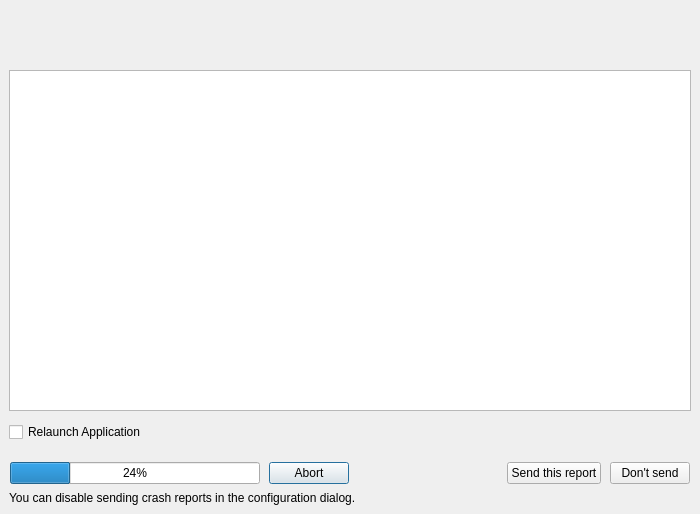
<?xml version="1.0" encoding="UTF-8"?>
<ui version="4.0">
 <class>CrashReporter</class>
 <widget class="QDialog" name="CrashReporter">
  <property name="windowModality">
   <enum>Qt::ApplicationModal</enum>
  </property>
  <property name="geometry">
   <rect>
    <x>0</x>
    <y>0</y>
    <width>700</width>
    <height>514</height>
   </rect>
  </property>
  <property name="sizePolicy">
   <sizepolicy hsizetype="Fixed" vsizetype="Fixed">
    <horstretch>0</horstretch>
    <verstretch>0</verstretch>
   </sizepolicy>
  </property>
  <property name="minimumSize">
   <size>
    <width>700</width>
    <height>0</height>
   </size>
  </property>
  <property name="windowTitle">
   <string>Tomahawk Crash Reporter</string>
  </property>
  <property name="modal">
   <bool>false</bool>
  </property>
  <layout class="QVBoxLayout">
   <property name="spacing">
    <number>6</number>
   </property>
   <property name="leftMargin">
    <number>9</number>
   </property>
   <property name="topMargin">
    <number>9</number>
   </property>
   <property name="rightMargin">
    <number>9</number>
   </property>
   <property name="bottomMargin">
    <number>9</number>
   </property>
   <item>
    <layout class="QHBoxLayout" name="hboxLayout">
     <property name="spacing">
      <number>12</number>
     </property>
     <property name="leftMargin">
      <number>0</number>
     </property>
     <property name="topMargin">
      <number>0</number>
     </property>
     <property name="rightMargin">
      <number>0</number>
     </property>
     <property name="bottomMargin">
      <number>0</number>
     </property>
     <item>
      <widget class="QLabel" name="logoLabel">
       <property name="sizePolicy">
        <sizepolicy hsizetype="Fixed" vsizetype="Fixed">
         <horstretch>0</horstretch>
         <verstretch>0</verstretch>
        </sizepolicy>
       </property>
       <property name="minimumSize">
        <size>
         <width>55</width>
         <height>55</height>
        </size>
       </property>
       <property name="maximumSize">
        <size>
         <width>55</width>
         <height>55</height>
        </size>
       </property>
       <property name="text">
        <string/>
       </property>
       <property name="alignment">
        <set>Qt::AlignLeading|Qt::AlignLeft|Qt::AlignVCenter</set>
       </property>
      </widget>
     </item>
     <item>
      <widget class="QLabel" name="topLabel">
       <property name="sizePolicy">
        <sizepolicy hsizetype="Expanding" vsizetype="Fixed">
         <horstretch>0</horstretch>
         <verstretch>0</verstretch>
        </sizepolicy>
       </property>
       <property name="text">
        <string>&lt;html&gt;&lt;head/&gt;&lt;body&gt;&lt;p&gt;&lt;br/&gt;&lt;/p&gt;&lt;/body&gt;&lt;/html&gt;</string>
       </property>
       <property name="textFormat">
        <enum>Qt::RichText</enum>
       </property>
       <property name="wordWrap">
        <bool>true</bool>
       </property>
      </widget>
     </item>
     <item>
      <spacer>
       <property name="orientation">
        <enum>Qt::Horizontal</enum>
       </property>
       <property name="sizeType">
        <enum>QSizePolicy::Fixed</enum>
       </property>
       <property name="sizeHint" stdset="0">
        <size>
         <width>6</width>
         <height>6</height>
        </size>
       </property>
      </spacer>
     </item>
    </layout>
   </item>
   <item>
    <widget class="QPlainTextEdit" name="commentTextEdit"/>
   </item>
   <item>
    <layout class="QVBoxLayout" name="vboxLayout1">
     <property name="spacing">
      <number>0</number>
     </property>
     <property name="leftMargin">
      <number>0</number>
     </property>
     <property name="topMargin">
      <number>0</number>
     </property>
     <property name="rightMargin">
      <number>0</number>
     </property>
     <property name="bottomMargin">
      <number>0</number>
     </property>
     <item>
      <widget class="QCheckBox" name="relaunchCheckbox">
       <property name="minimumSize">
        <size>
         <width>0</width>
         <height>30</height>
        </size>
       </property>
       <property name="baseSize">
        <size>
         <width>0</width>
         <height>0</height>
        </size>
       </property>
       <property name="text">
        <string>Relaunch Application</string>
       </property>
      </widget>
     </item>
     <item>
      <widget class="QLabel" name="progressLabel">
       <property name="sizePolicy">
        <sizepolicy hsizetype="Expanding" vsizetype="Fixed">
         <horstretch>0</horstretch>
         <verstretch>0</verstretch>
        </sizepolicy>
       </property>
       <property name="text">
        <string/>
       </property>
       <property name="openExternalLinks">
        <bool>true</bool>
       </property>
       <property name="textInteractionFlags">
        <set>Qt::LinksAccessibleByMouse|Qt::TextSelectableByKeyboard|Qt::TextSelectableByMouse</set>
       </property>
      </widget>
     </item>
     <item>
      <layout class="QHBoxLayout" name="horizontalLayout">
       <property name="spacing">
        <number>0</number>
       </property>
       <item>
        <widget class="QWidget" name="progressBox" native="true">
         <layout class="QHBoxLayout">
          <property name="spacing">
           <number>9</number>
          </property>
          <property name="leftMargin">
           <number>1</number>
          </property>
          <property name="topMargin">
           <number>1</number>
          </property>
          <property name="rightMargin">
           <number>1</number>
          </property>
          <property name="bottomMargin">
           <number>1</number>
          </property>
          <item>
           <widget class="QProgressBar" name="progressBar">
            <property name="value">
             <number>24</number>
            </property>
            <property name="orientation">
             <enum>Qt::Horizontal</enum>
            </property>
           </widget>
          </item>
          <item>
           <widget class="QPushButton" name="button">
            <property name="sizePolicy">
             <sizepolicy hsizetype="Fixed" vsizetype="Fixed">
              <horstretch>0</horstretch>
              <verstretch>0</verstretch>
             </sizepolicy>
            </property>
            <property name="text">
             <string>Abort</string>
            </property>
            <property name="default">
             <bool>true</bool>
            </property>
           </widget>
          </item>
         </layout>
        </widget>
       </item>
       <item>
        <widget class="QWidget" name="sendBox" native="true">
         <layout class="QHBoxLayout" name="_2">
          <property name="spacing">
           <number>9</number>
          </property>
          <property name="leftMargin">
           <number>1</number>
          </property>
          <property name="topMargin">
           <number>1</number>
          </property>
          <property name="rightMargin">
           <number>1</number>
          </property>
          <property name="bottomMargin">
           <number>1</number>
          </property>
          <item>
           <spacer name="horizontalSpacer">
            <property name="orientation">
             <enum>Qt::Horizontal</enum>
            </property>
            <property name="sizeHint" stdset="0">
             <size>
              <width>40</width>
              <height>20</height>
             </size>
            </property>
           </spacer>
          </item>
          <item>
           <widget class="QPushButton" name="sendButton">
            <property name="text">
             <string>Send this report</string>
            </property>
           </widget>
          </item>
          <item>
           <widget class="QPushButton" name="dontSendButton">
            <property name="text">
             <string>Don't send</string>
            </property>
           </widget>
          </item>
         </layout>
        </widget>
       </item>
      </layout>
     </item>
    </layout>
   </item>
   <item>
    <widget class="QLabel" name="bottomLabel">
     <property name="sizePolicy">
      <sizepolicy hsizetype="Fixed" vsizetype="Fixed">
       <horstretch>0</horstretch>
       <verstretch>0</verstretch>
      </sizepolicy>
     </property>
     <property name="text">
      <string>You can disable sending crash reports in the configuration dialog.</string>
     </property>
     <property name="textFormat">
      <enum>Qt::PlainText</enum>
     </property>
     <property name="wordWrap">
      <bool>false</bool>
     </property>
    </widget>
   </item>
  </layout>
 </widget>
 <resources/>
 <connections>
  <connection>
   <sender>dontSendButton</sender>
   <signal>clicked()</signal>
   <receiver>CrashReporter</receiver>
   <slot>reject()</slot>
   <hints>
    <hint type="sourcelabel">
     <x>380</x>
     <y>117</y>
    </hint>
    <hint type="destinationlabel">
     <x>218</x>
     <y>122</y>
    </hint>
   </hints>
  </connection>
  <connection>
   <sender>button</sender>
   <signal>clicked()</signal>
   <receiver>CrashReporter</receiver>
   <slot>accept()</slot>
   <hints>
    <hint type="sourcelabel">
     <x>426</x>
     <y>203</y>
    </hint>
    <hint type="destinationlabel">
     <x>247</x>
     <y>195</y>
    </hint>
   </hints>
  </connection>
 </connections>
</ui>
